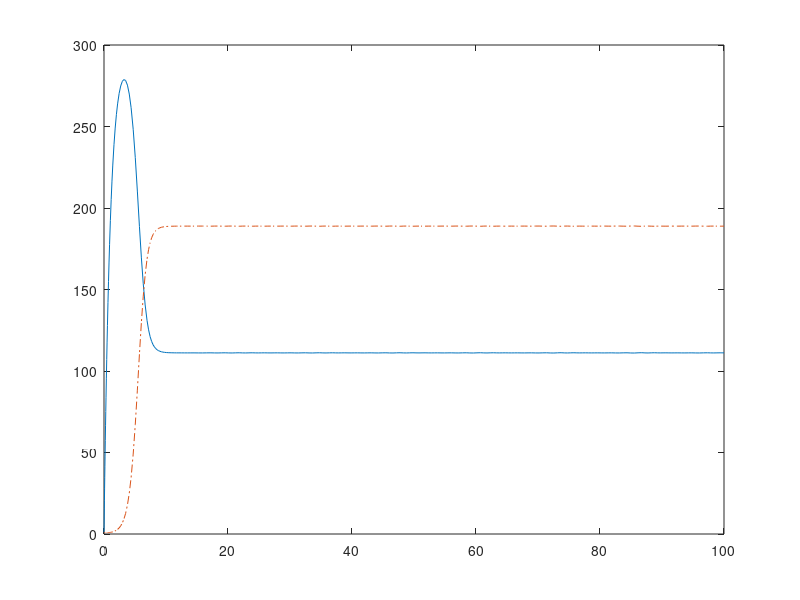

Write MATLAB code to recreate this figure.
clc;
clear all;
f1 = @(t,y)[300-y(1)-(10*y(1)*y(2))/(y(1)+1000);(10*y(1)*y(2))/(y(1)+1000)-y(2)];
[T,Y] = ode45(f1,[0 100],[1 1]);
plot(T,Y(:,1),'-',T,Y(:,2),'-.');